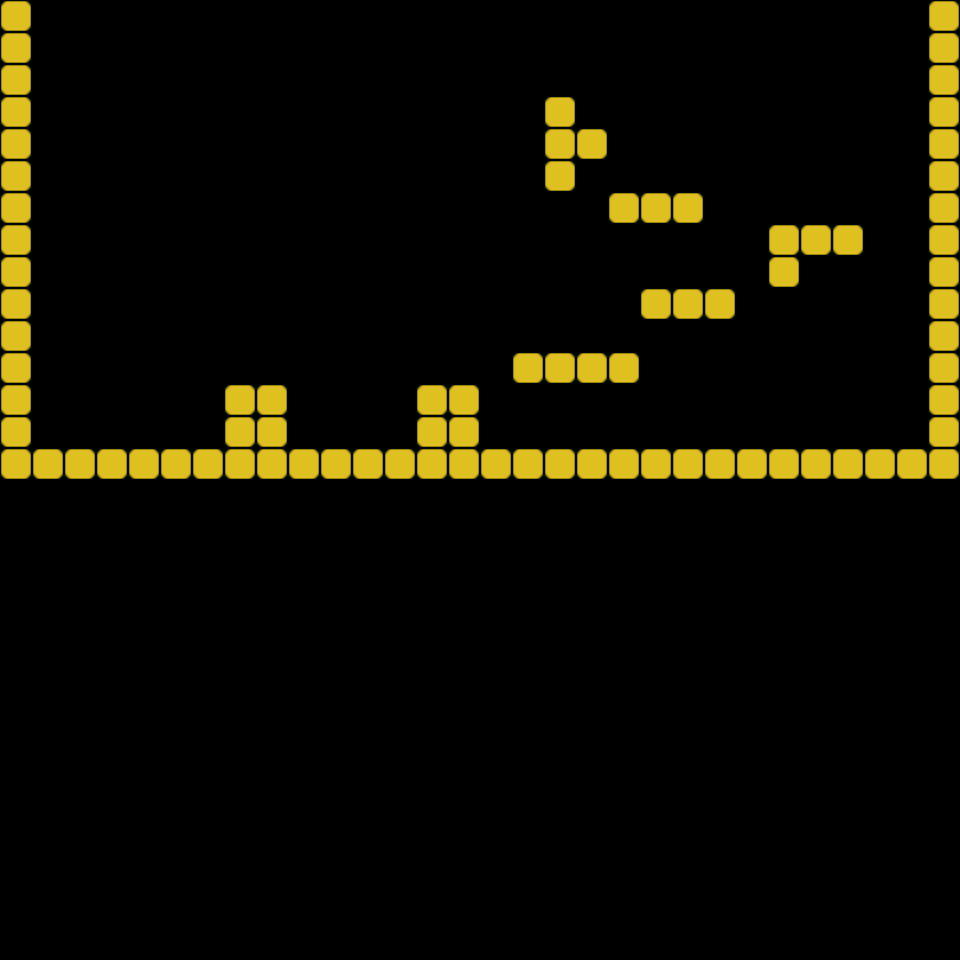

This game map was drawn from its Tiled (.tmx) file and the tilesets committed beside it. A one-line description and the trimmed map source follow:
An orthogonal 30x30 tile map with 32x32 px tiles, 1 tile layer (Calque 1).

<map version="1.0" orientation="orthogonal" width="30" height="30" tilewidth="32" tileheight="32">
 <tileset firstgid="1" name="box" tilewidth="32" tileheight="32">
  <image source="gfx/box.png" width="32" height="32" />
  <tile id="0">
   <properties>
    <property name="Collidable" value="true" />
   </properties>
  </tile>
 </tileset>
 <layer name="Calque 1" width="30" height="30">
  <data>[900 cells, 84 non-empty, 1 distinct tile ids]</data>
 </layer>
</map>